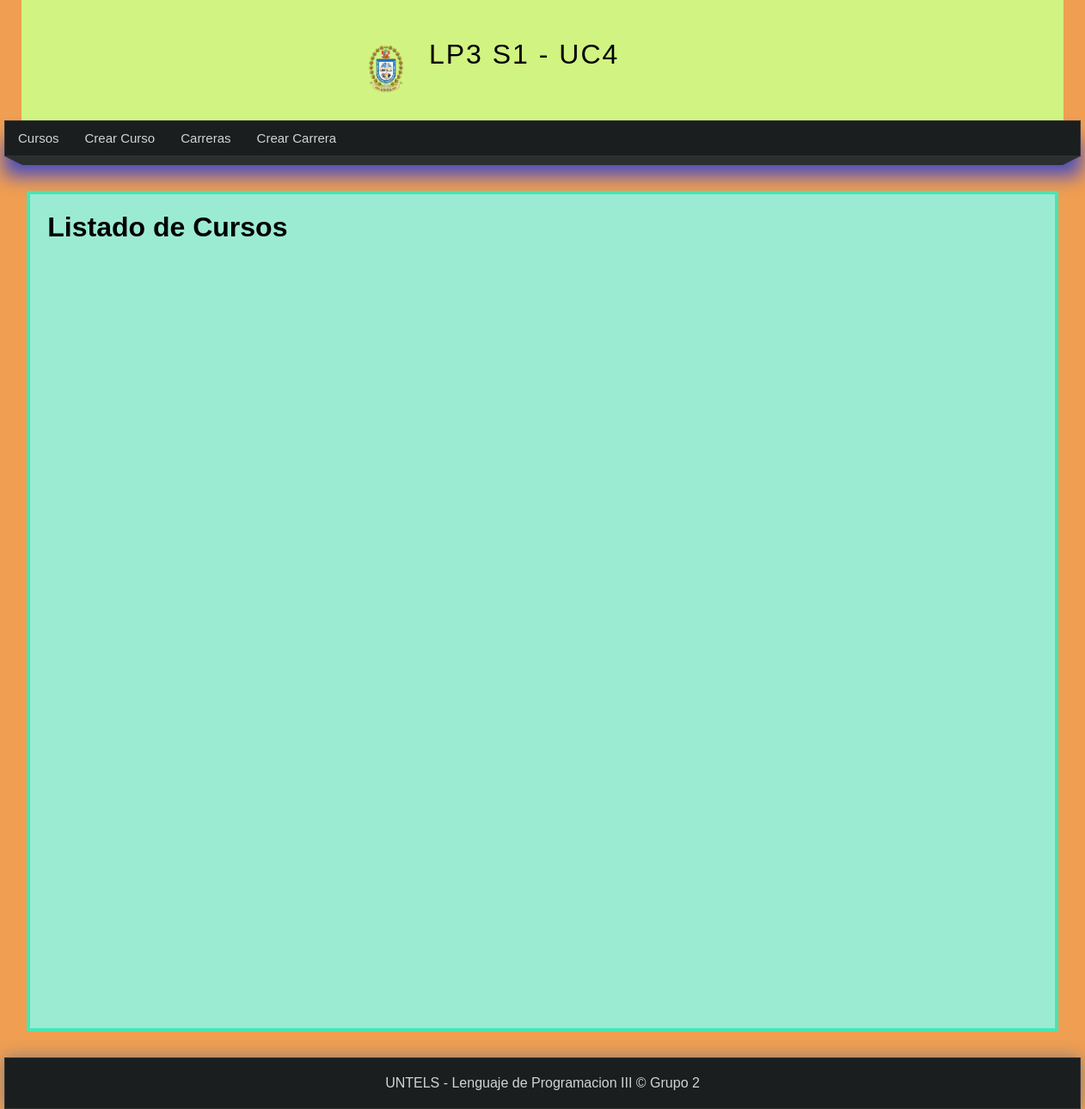
Before: /cursos/ with the older database file.
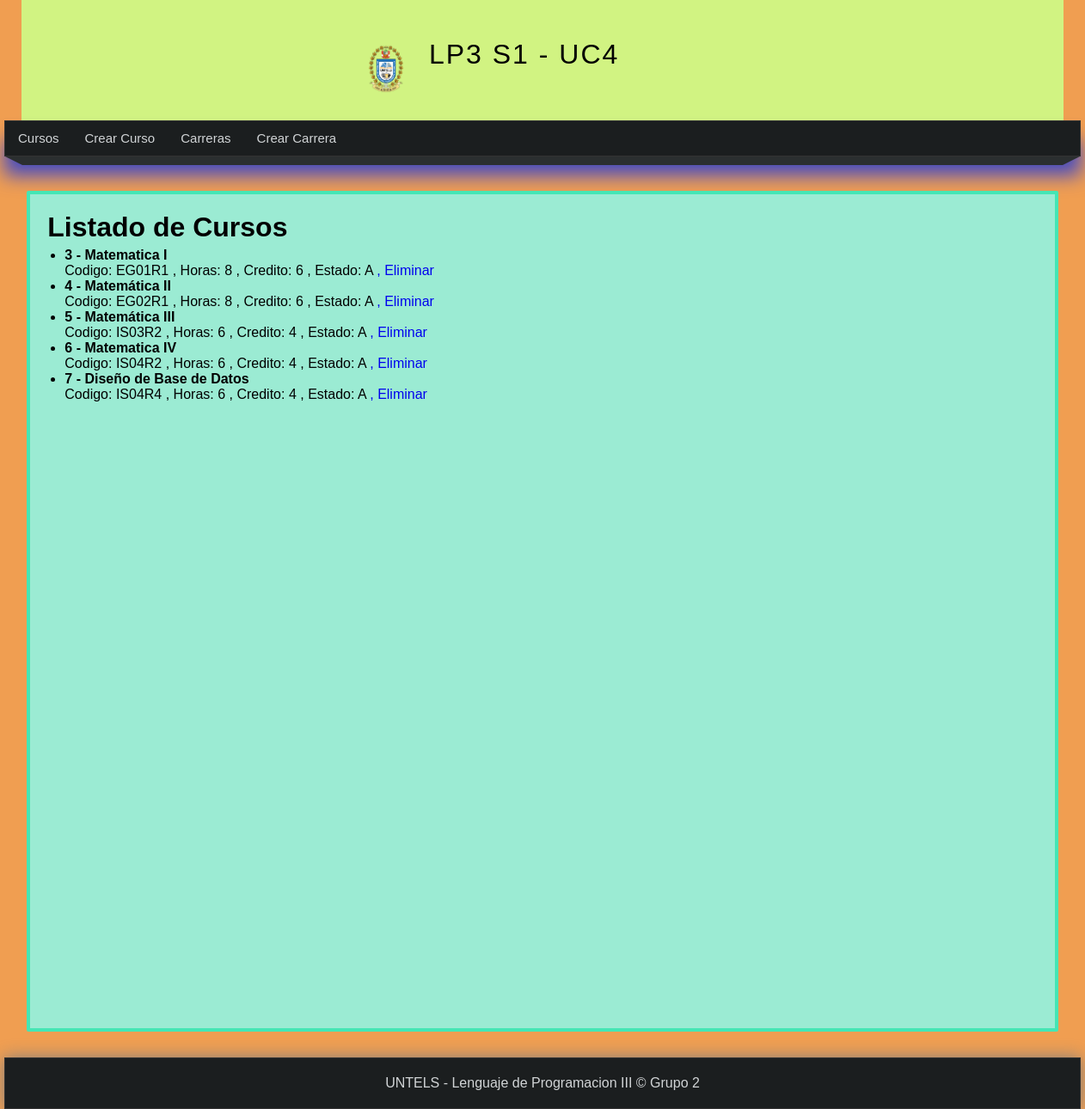
After: the same page with the newer database file.
### ec4/models.py (models this page shows)
class Curso(models.Model):
    codigo = models.CharField(max_length = 150)
    nombre = models.CharField(max_length = 150)
    horas = models.IntegerField()
    creditos = models.IntegerField()
    estado = models.CharField(max_length = 1)

### ec4/views.py (the view)
# urls.py: path('cursos/', views.cursos, name='cursos'),
def cursos(request):
    cursos = Curso.objects.all()
    return render(request, 'cursos.html',{
        'cursos': cursos,
        'titulo': 'Listado de Cursos'
    })

### ec4/templates/cursos.html (shortened to what this page needs)
{% extends 'layout.html' %}
{% block content %}
<h1>Listado de Cursos</h1>
    <ul>
        {% for curso in cursos %}
            <li>
                <h4>{{curso.id}} - {{curso.nombre}}</h4>
                <span>Codigo: {{curso.codigo}}</span>
                <span>, Horas: {{curso.horas}}</span>
                <span>, Credito: {{curso.creditos}}</span>
                <span>, Estado: {{curso.estado}}</span>
                <a href="{% url 'eliminar_curso' id=curso.id %}">, Eliminar</a>
            </li>
        {% endfor %}
    </ul>
{% endblock  %}

Changed rows visible on the page:
added Curso: id "3", nombre "Matematica I", codigo "EG01R1", horas "8", creditos "6", estado "A"
added Curso: id "4", nombre "Matemática II", codigo "EG02R1", horas "8", creditos "6", estado "A"
added Curso: id "5", nombre "Matemática III", codigo "IS03R2", horas "6", creditos "4", estado "A"
added Curso: id "6", nombre "Matematica IV", codigo "IS04R2", horas "6", creditos "4", estado "A"
added Curso: id "7", nombre "Diseño de Base de Datos", codigo "IS04R4", horas "6", creditos "4", estado "A"
